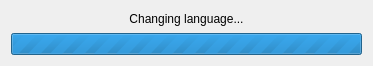
<?xml version="1.0" encoding="UTF-8"?>
<ui version="4.0">
 <class>LanguageChangeDialog</class>
 <widget class="QDialog" name="LanguageChangeDialog">
  <property name="geometry">
   <rect>
    <x>0</x>
    <y>0</y>
    <width>373</width>
    <height>66</height>
   </rect>
  </property>
  <property name="windowTitle">
   <string>Lubuntu</string>
  </property>
  <property name="windowIcon">
   <iconset theme="system-software-install">
    <normaloff>.</normaloff>.</iconset>
  </property>
  <layout class="QVBoxLayout" name="verticalLayout">
   <item>
    <widget class="QLabel" name="label">
     <property name="text">
      <string>Changing language...</string>
     </property>
     <property name="alignment">
      <set>Qt::AlignCenter</set>
     </property>
    </widget>
   </item>
   <item>
    <widget class="QProgressBar" name="progressBar">
     <property name="maximum">
      <number>0</number>
     </property>
     <property name="value">
      <number>-1</number>
     </property>
    </widget>
   </item>
  </layout>
 </widget>
 <resources/>
 <connections/>
</ui>
